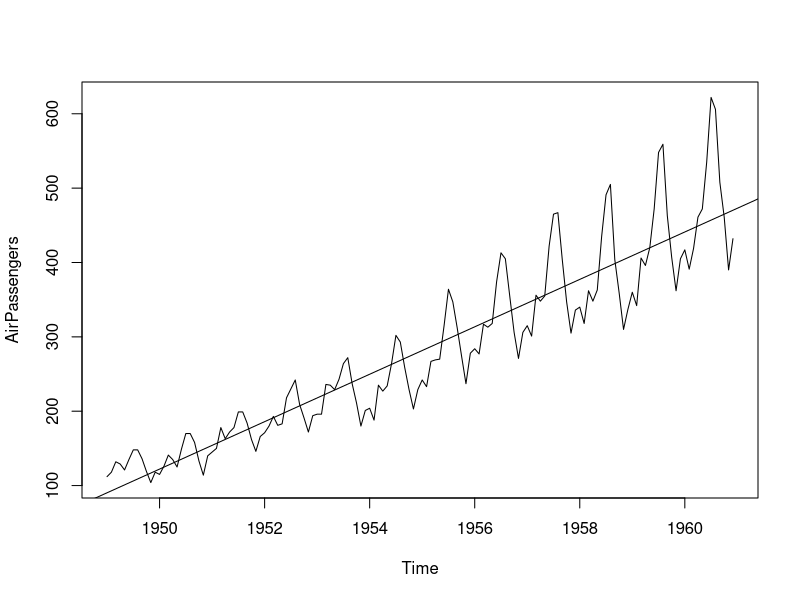
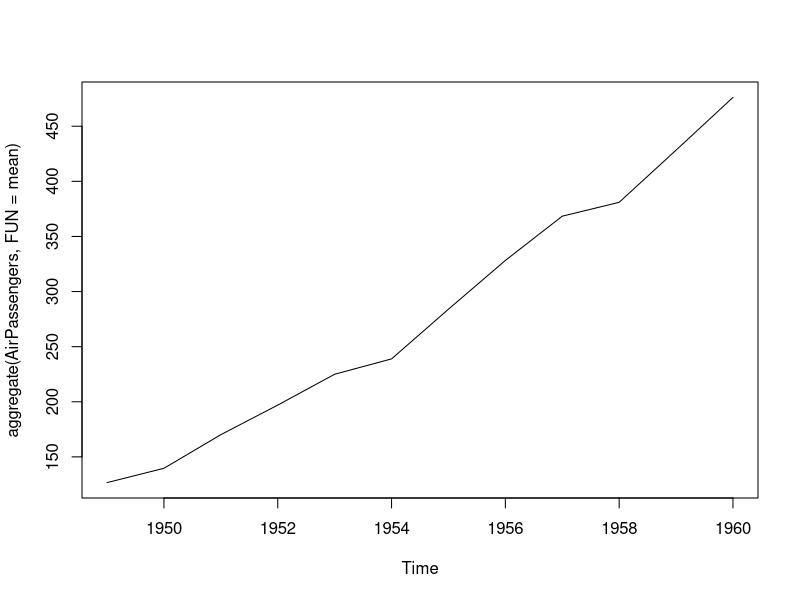
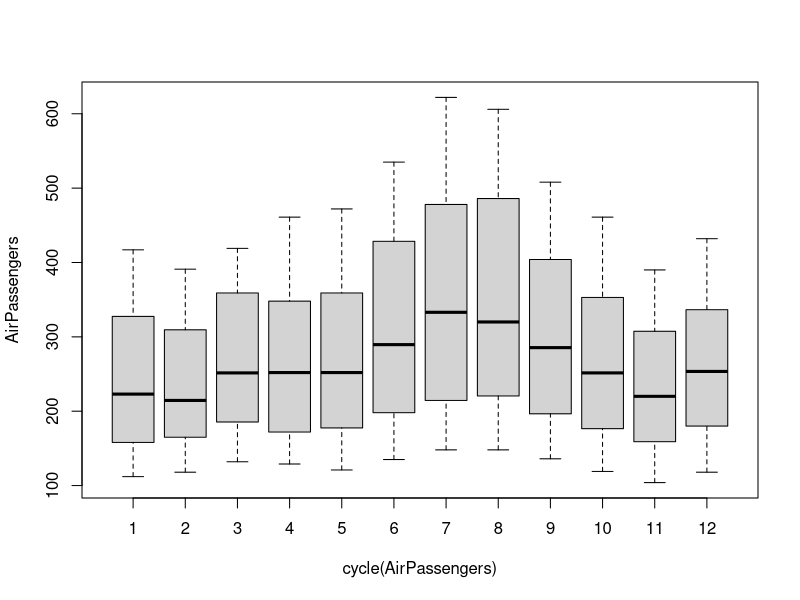
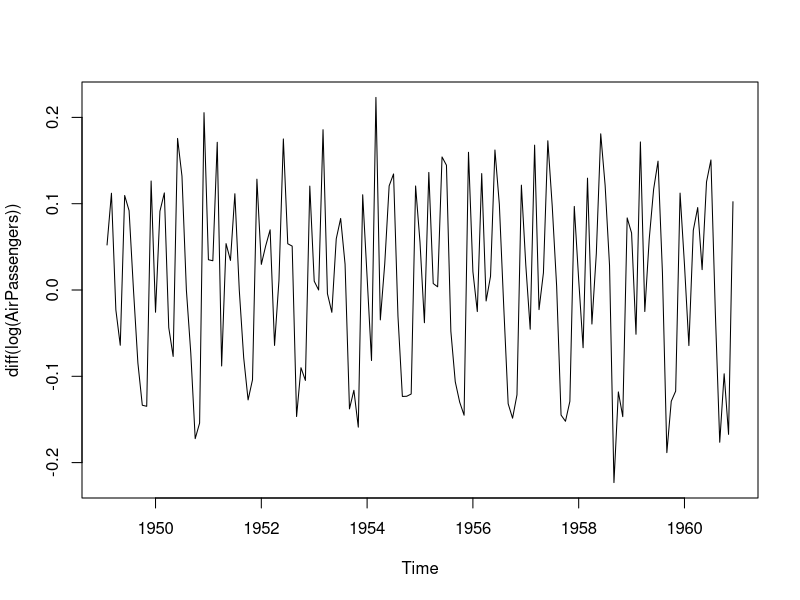
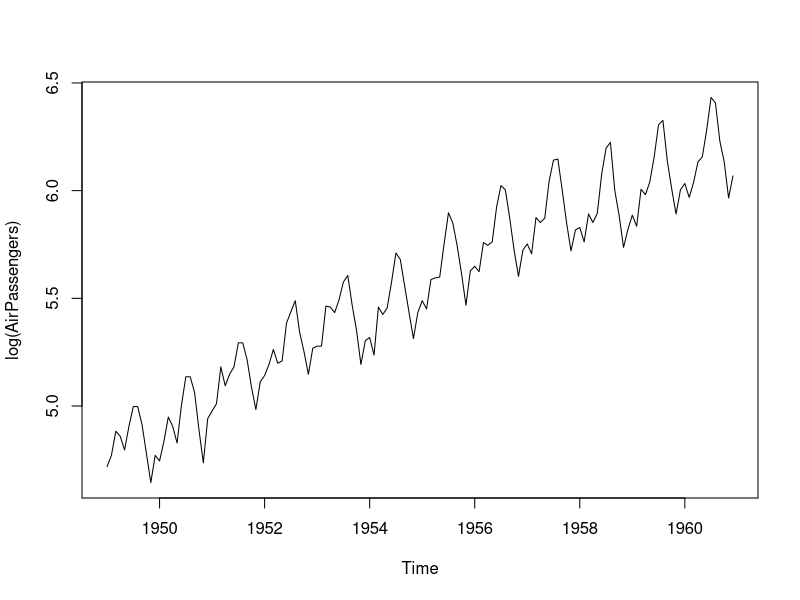
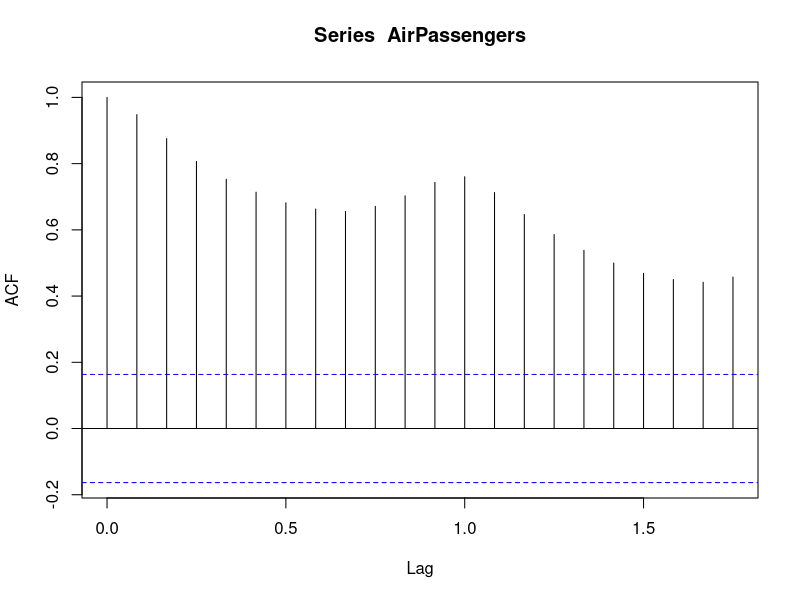
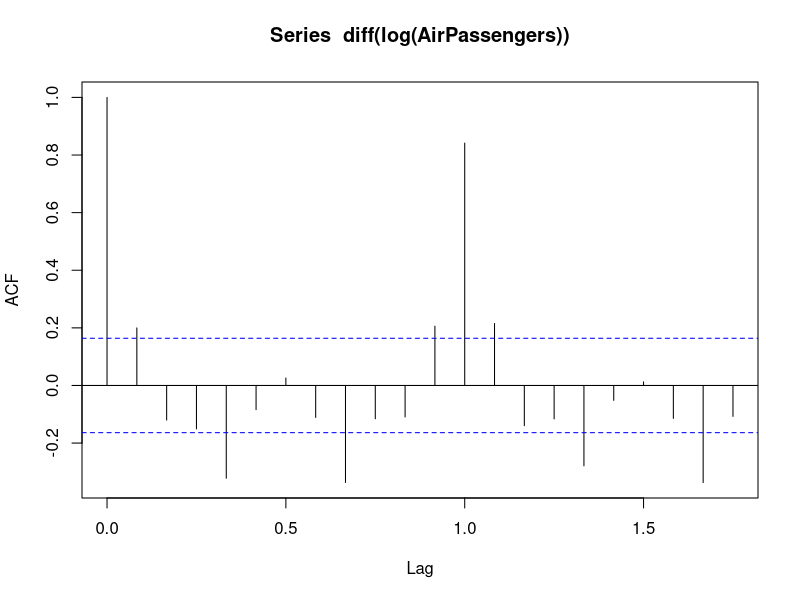
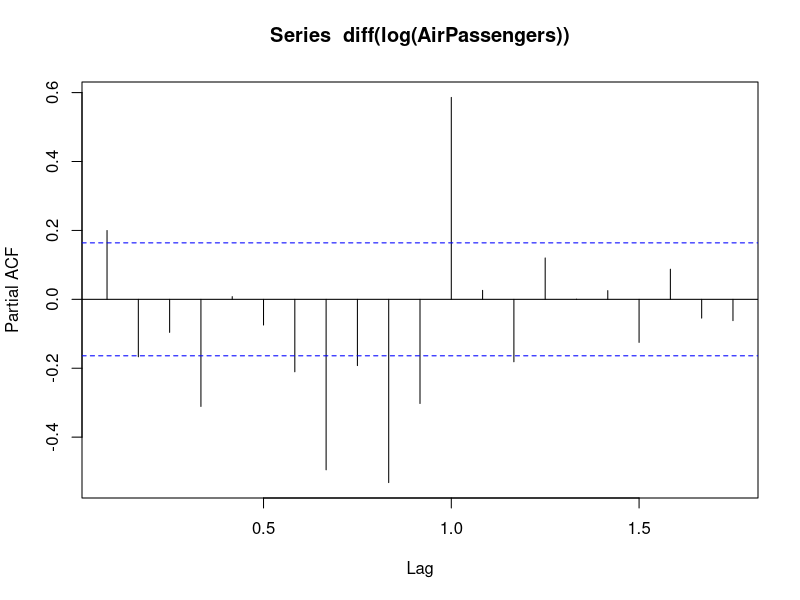

These charts were generated, in order, by the following R code: (Note: this script raises an error after producing the figures.)
data("AirPassengers")
class(AirPassengers)   #ts is time series class
start(AirPassengers)
end(AirPassengers)
frequency(AirPassengers)

summary(AirPassengers)
plot(AirPassengers)
abline(reg=lm(AirPassengers~time(AirPassengers)))  #gives mean of time series analysis
cycle(AirPassengers)
plot(aggregate(AirPassengers,FUN=mean))
boxplot(AirPassengers~cycle(AirPassengers))

plot(diff(log(AirPassengers)))

library(tseries)
adf.test(diff(log(AirPassengers)),alternative = c("stationary","explosive"),)
#ARIMA = Auto regressive indication moving average 
#acf = auto corelation function 

plot(log(AirPassengers))
#AR I MA
#p  d  q
acf(AirPassengers)  #determines the value of q

acf(diff(log(AirPassengers))) #determines the value of p

pacf(diff(log(AirPassengers)))



#lets fit an arima model and predict the future 10 years 
#c(p,d,q)
fit <- arima(log(AirPassengers),c(0,1,1),seasonal=list(order=c(0,1,1),period=12))

pred <- predict(fit,n.ahead = 10*12) # years * months

pred1 <- 2.718 ^ pred$pred  # e value 

ts.plot(AirPassengers,2.718^pred$pred, log ="y",lty =c(1,3))
# dotted line is predicted


#testing our model 
datawide <- ts(AirPassengers,frequency=12,start=c(1949,12),end=c(1959,12))

fit <- arima(log(datawide),c(0,2,1),seasonal=list(order=c(0,1,1),period=12))

pred<- predict(fit,n.ahead = 10*12)

pred1 <- 2.718^pred$pred

data1 <- head(pred1,12)
-
predicted_1960 <- round(data1,digits=0)
#round off

original_1960 <- tail(AirPassengers,12)

ts.plot(AirPassengers,2.718^pred$pred ,log="y",lty=c(1,3))
